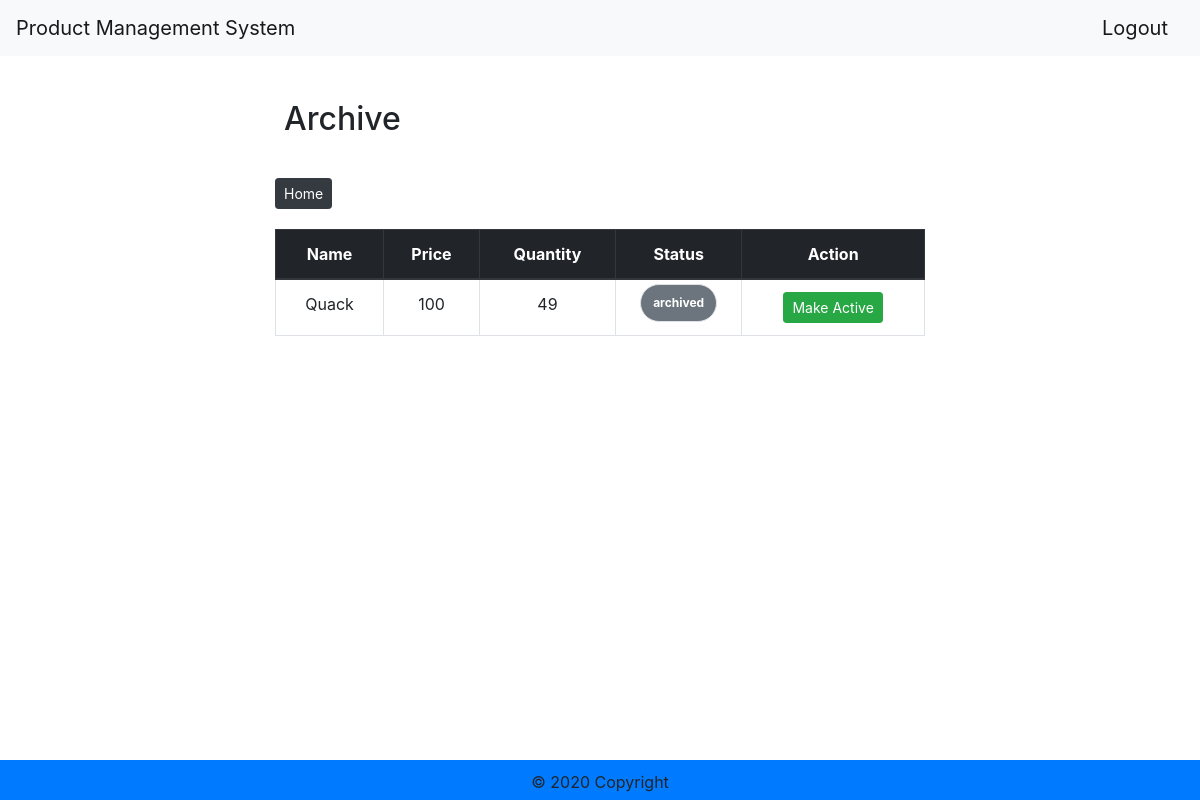
Screenshot of /pages/products/archive.php (signed in) with the database file from the repository.
### tables this page shows
CREATE TABLE IF NOT EXISTS `products` (
  `id` int(11) NOT NULL AUTO_INCREMENT,
  `name` varchar(255) NOT NULL,
  `price` int(11) NOT NULL,
  `quantity` int(11) NOT NULL,
  `status_id` int(11) NOT NULL,
  `created_by` int(11) NOT NULL,
  `modified_by` int(11) DEFAULT NULL,
  `created_at` datetime DEFAULT NULL,
  `modified_at` datetime DEFAULT current_timestamp(),
  PRIMARY KEY (`id`),
  KEY `status_id` (`status_id`),
  KEY `created_by` (`created_by`),
  KEY `modified_by` (`modified_by`)
);

CREATE TABLE IF NOT EXISTS `statuses` (
  `id` int(11) NOT NULL AUTO_INCREMENT,
  `name` varchar(255) NOT NULL,
  `created_at` datetime DEFAULT NULL,
  `modified_at` datetime DEFAULT current_timestamp(),
  PRIMARY KEY (`id`)
);

### Inc/Models/Products.php (called while the page is built, shortened)
<?php
    class Products
    {
        private $conn;
        function __construct($api = false)
        {
            $serverName = "localhost";
            $username = "root";
            $password = "";
            $db = "pms";
            $link = mysqli_connect($serverName, $username, $password,$db);
        if(mysqli_connect_errno()){
            die("ERROR: Could not connect. " . mysqli_connect_error());
            }
        else{
            $this->conn = $link;
            }
        }
        function archievedItems(){
            $link = $this->conn;
            $status = $this->getStatusId("archived");
            $sql = "SELECT `pr`.`id` as id, `pr`.`name` as name, `pr`.`price` as price, `pr`.`quantity` as quantity, `st`.`name` as status_name from `products` `pr` INNER JOIN `statuses` `st` ON  `pr`.`status_id` = `st`.`id` WHERE `st`.`id` = ?";
            if($stmt = mysqli_prepare($link, $sql)){
                mysqli_stmt_bind_param($stmt, "i", $status);
                if(mysqli_stmt_execute($stmt)){
                    $res = $stmt->get_result();
                    if($res->num_rows < 1){
                        return "<p class=' text-info'>There is currently no archived product.</p>";
                    }else{
                        $fetchedData = [];
                        $i = 0;
                        while($data = $res->fetch_assoc()){
                            $fetchedData[$i]['id'] = $data['id'];
                            $fetchedData[$i]['name'] = $data['name'];
                            $fetchedData[$i]['status'] = $data['status_name'];
                            $fetchedData[$i]['price'] = $data['price'];
                            $fetchedData[$i]['quantity'] = $data['quantity'];
                            $i++;
                        }
                        return $fetchedData;
                    }
                } else{
                    echo "<p class='text-danger'>Oops! Something went wrong. Please try again later.</p>";
                }
            }
        }
        function getStatusId($status){
            $link = $this->conn;
            $sql = "SELECT id FROM statuses WHERE name = ?";
            $stmt = mysqli_prepare($link, $sql);
            mysqli_stmt_bind_param($stmt, "s", $status);
            mysqli_stmt_execute($stmt);
            $fetched = mysqli_stmt_get_result($stmt);
            $status_id = mysqli_fetch_assoc($fetched)['id'];
            return $status_id;
        }
    }

### pages/products/archive.php (the view, shortened to what this page needs)
<?php
require_once '../../Inc/Models/Products.php';
if(!isset($_SESSION["loggedin"]) || $_SESSION["loggedin"] !== true){
    header("location: auth/login.php");
    exit;
}else{
    $product = new \Inc\Models\Products;
    $archievedItems = $product->archievedItems();
}
?>
<!DOCTYPE html>
<html lang="en">
<head>
    <?php require_once '../../assets/style_and_scripts.php'; ?>
    <link rel="stylesheet" href="/assets/css/add_product.css" type="text/css">
</head>
<body>
<?php include '../../templates/navbar.php';
?>
<div class="wrapper">
<h2 class="h2 m-4">Archive</h2>
<div class="container pt-3 d-block">
    <div class="float-left" style="margin-bottom: 3%;">
        <a class="btn btn-sm btn-dark" href="/">Home</a>
    </div>
    <?php if(isset($archievedItems) && !empty($archievedItems)){
        if(!is_array($archievedItems)){
            echo "<div class='m-5'>";
            echo $archievedItems;
            echo "</div>";
        }else{
    ?>
    <table class="mt-5 table table-bordered table-hover text-center">
    <thead class="thead-dark">
        <tr>
        <th scope="col">Name</th>
        <th scope="col">Price</th>
        <th scope="col">Quantity</th>
        <th scope="col">Status</th>
        <th scope="col-auto">Action</th>
        </tr>
    </thead>
    <tbody>
        <?php foreach($archievedItems as $items){ ?>
        <tr>
        <td scope="col"><?php echo $items['name'] ?></td>
        <td scope="col"><?php echo $items['price'] ?></td>
        <td scope="col"><?php echo $items['quantity'] ?></td>
        <td scope="col" class="badge badge-secondary badge-pill m-1"><?php echo $items['status'] ?></td>
        <td scope="col-auto">
        <a class="btn btn-sm btn-success" href="/pages/products/archive.php?id=<?php echo $items['id'] ?>"> Make Active </a>
        </tr>
        <?php } ?>
    </tbody>
    </table>
<?php }}else{ ?>
<div>
<p class="h4 text-info text-center">No Product Added Yet!!!</p>
</div>
<?php } ?>
</div>
</div>
<?php include '../../templates/footer.php'; ?>
</body>
</html>

### assets/css/app.css (style rules this page uses)
body { font-size: 14px sans-serif; }

### assets/css/add_product.css (style rules this page uses)
.wrapper { width: 60%; padding: 20px; margin: auto; }

### rows the page displays
products: name "Quack", price "100", quantity "49", status.name "archived"
